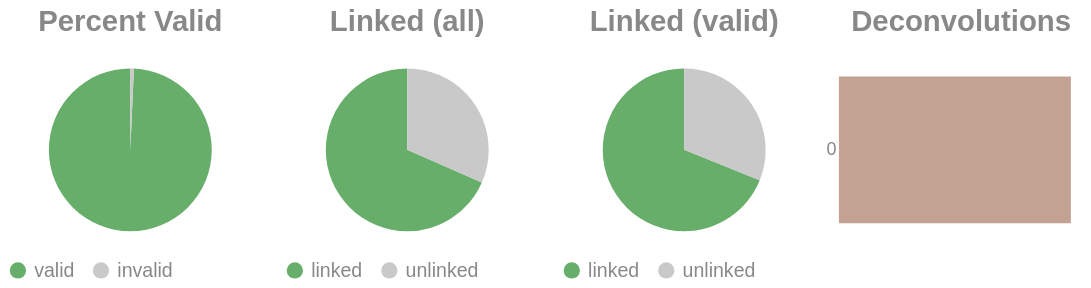

The notebook cell this image was saved under:
### Code cell
if SKIPLR:
    pass
else:
    clash = Counter()
    for i in valids['molecule'].to_list():
        _mol = i.split("-")
        if len(_mol) == 1:
            clash.update('0')
        else:
            clash.update(_mol[-1])

    _d = {"deconvolutions": [], 'count': []}
    for k,v in clash.items():
        _d['deconvolutions'].append(k)
        _d['count'].append(v)

    tot_valid = valids['reads'].sum()
    mask = valids['reads'] >= 2
    n_linked_reads = valids.filter(mask)['reads'].sum()
    if n_linked_reads == 0:
        print_html("No linked molecules (>=2 reads) were detected; skipping linked-only distributions.")
        SKIPLR = True
    else:
        perc_valid = round(tot_valid / n_reads, 4)
        linked_perc_abs = round(n_linked_reads / n_reads, 4)
        linked_perc = round(n_linked_reads / tot_valid, 4)

    _valid = pl.DataFrame({"valids": ['valid', 'invalid'], "count": [tot_valid, n_reads - tot_valid]})
    _linked_abs = pl.DataFrame({"linked (absolute)": ['linked', 'unlinked'], "count": [n_linked_reads, n_reads - n_linked_reads]})
    _linked_rel = pl.DataFrame({"linked (valids)": ['linked', 'unlinked'], "count": [n_linked_reads, tot_valid - n_linked_reads]})

    (
        alt.hconcat(
            piechart(_valid, goodval = 'valid', title = "Percent Valid"),
            piechart(_linked_abs, goodval = "linked", title =  "Linked (all)"),
            piechart(_linked_rel, goodval = "linked", title =  "Linked (valid)"),
            convolutionbar(pl.DataFrame(_d), title = "Deconvolutions"),
            center = True,
            bounds = 'flush'
        )
        .resolve_scale(color='independent')
        .resolve_legend('independent')
        .properties(usermeta={'embedOptions': {"actions": False}})
    ).display()

### Figure 1 — Vega-Lite specification as saved in the notebook (floating-point values rounded to 4 significant figures)
{"width": "container", "height": 400, "config": {"title": {"anchor": "start", "dy": -15, "fontSize": 18, "color": "#888888", "subtitleColor": "#888888", "subtitleFontSize": 14}, "arc": {"fill": "#0072B2"}, "axis": {"domainColor": "#888888", "domainWidth": 0.5, "gridWidth": 0.2, "grid": false, "titleFontWeight": 400, "titleFontSize": 15, "labelFontSize": 11, "labelColor": "#888888", "tickColor": "#888888", "tickWidth": 0.2, "titleColor": "#888888"}, "axisBand": {"grid": false}, "axisX": {"grid": true, "tickSize": 10, "domainCap": "round"}, "axisY": {"domain": false, "grid": true, "tickSize": 0, "domainCap": "round"}, "background": "transparent", "header": {"labelFontSize": 15, "labelColor": "#888888", "titleFontSize": 15, "titleFontWeight": 600, "titleColor": "#888888"}, "legend": {"labelFont": "sans-serif", "labelFontSize": 12, "labelColor": "#888888", "symbolSize": 100, "symbolType": "circle", "titleFontSize": 12, "titlePadding": 10, "titleColor": "#888888", "title": null}, "range": {"category": ["#E69F00", "#56B4E9", "#009E73", "#F0E442", "#0072B2", "#D55E00", "#CC79A7", "#000000"], "diverging": ["#cfe8f3", "#a2d4ec", "#73bfe2", "#46abdb", "#1696d2", "#12719e"]}, "area": {"fill": "#0072B2", "fillOpacity": 0.7, "line": true, "strokeOpacity": 0.7}, "line": {"color": "#0072B2", "stroke": "#0072B2", "strokeWidth": 2}, "trail": {"color": "#0072B2", "stroke": "#0072B2", "strokeWidth": 0, "size": 1}, "point": {"filled": true, "fillOpacity": 1.0, "size": 95}, "text": {"color": "#888888", "fontSize": 11, "align": "right", "fontWeight": 400, "size": 11}, "bar": {"fill": "#0072B2", "stroke": null}, "view": {"stroke": null, "continuousWidth": 660, "continuousHeight": 400}}, "hconcat": [{"data": {"name": "data-781a6f7278c0ea35de0813d07fd0c7c7"}, "mark": {"type": "arc"}, "encoding": {"color": {"field": "valids", "legend": {"orient": "bottom", "title": null}, "scale": {"domain": ["valid", "invalid"], "range": ["#68ae6b", "#C9C9C9"]}, "title": "Valids", "type": "nominal"}, "theta": {"field": "count", "type": "quantitative"}, "tooltip": [{"field": "valids", "title": "Valids", "type": "ordinal"}, {"field": "percent", "format": ".2%", "title": "Percent", "type": "quantitative"}, {"field": "count", "title": "Count", "type": "quantitative"}]}, "height": 100, "title": {"text": "Percent Valid", "align": "center", "anchor": "middle"}, "transform": [{"calculate": "datum.count / 15267359", "as": "percent"}], "width": 150}, {"data": {"name": "data-c7153d12f41148b468514f2e64a7ce38"}, "mark": {"type": "arc"}, "encoding": {"color": {"field": "linked (absolute)", "legend": {"orient": "bottom", "title": null}, "scale": {"domain": ["linked", "unlinked"], "range": ["#68ae6b", "#C9C9C9"]}, "title": "Linked (Absolute)", "type": "nominal"}, "theta": {"field": "count", "type": "quantitative"}, "tooltip": [{"field": "linked (absolute)", "title": "Linked (Absolute)", "type": "ordinal"}, {"field": "percent", "format": ".2%", "title": "Percent", "type": "quantitative"}, {"field": "count", "title": "Count", "type": "quantitative"}]}, "height": 100, "title": {"text": "Linked (all)", "align": "center", "anchor": "middle"}, "transform": [{"calculate": "datum.count / 15267359", "as": "percent"}], "width": 150}, {"data": {"name": "data-e275575747ebe2abfad5a0bc8afcaaca"}, "mark": {"type": "arc"}, "encoding": {"color": {"field": "linked (valids)", "legend": {"orient": "bottom", "title": null}, "scale": {"domain": ["linked", "unlinked"], "range": ["#68ae6b", "#C9C9C9"]}, "title": "Linked (Valids)", "type": "nominal"}, "theta": {"field": "count", "type": "quantitative"}, "tooltip": [{"field": "linked (valids)", "title": "Linked (Valids)", "type": "ordinal"}, {"field": "percent", "format": ".2%", "title": "Percent", "type": "quantitative"}, {"field": "count", "title": "Count", "type": "quantitative"}]}, "height": 100, "title": {"text": "Linked (valid)", "align": "center", "anchor": "middle"}, "transform": [{"calculate": "datum.count / 15160730", "as": "percent"}], "width": 150}, {"data": {"name": "data-120713573bee3ae46a1c17b3ac938a84"}, "mark": {"type": "bar"}, "encoding": {"color": {"field": "deconvolutions", "legend": null, "scale": {"scheme": "lightgreyred"}, "type": "nominal"}, "tooltip": [{"field": "deconvolutions", "title": "Deconvolutions", "type": "ordinal"}, {"field": "percent", "format": ".2%", "title": "Percent", "type": "quantitative"}, {"field": "count", "title": "Count", "type": "quantitative"}], "x": {"axis": null, "field": "count", "type": "quantitative"}, "y": {"field": "deconvolutions", "sort": "ascending", "title": null, "type": "nominal"}}, "height": 100, "title": {"text": "Deconvolutions", "align": "center", "anchor": "middle"}, "transform": [{"calculate": "datum.count / 7593301", "as": "percent"}], "width": 150}], "bounds": "flush", "center": true, "resolve": {"legend": {"angle": "independent"}, "scale": {"color": "independent"}}, "usermeta": {"embedOptions": {"actions": false}}, "$schema": "https://vega.github.io/schema/vega-lite/v6.1.0.json", "datasets": {"data-781a6f7278c0ea35de0813d07fd0c7c7": [{"valids": "valid", "count": 15160730}, {"valids": "invalid", "count": 106629}], "data-c7153d12f41148b468514f2e64a7ce38": [{"linked (absolute)": "linked", "count": 10446418}, {"linked (absolute)": "unlinked", "count": 4820941}], "data-e275575747ebe2abfad5a0bc8afcaaca": [{"linked (valids)": "linked", "count": 10446418}, {"linked (valids)": "unlinked", "count": 4714312}], "data-120713573bee3ae46a1c17b3ac938a84": [{"deconvolutions": "0", "count": 7593301}]}}
